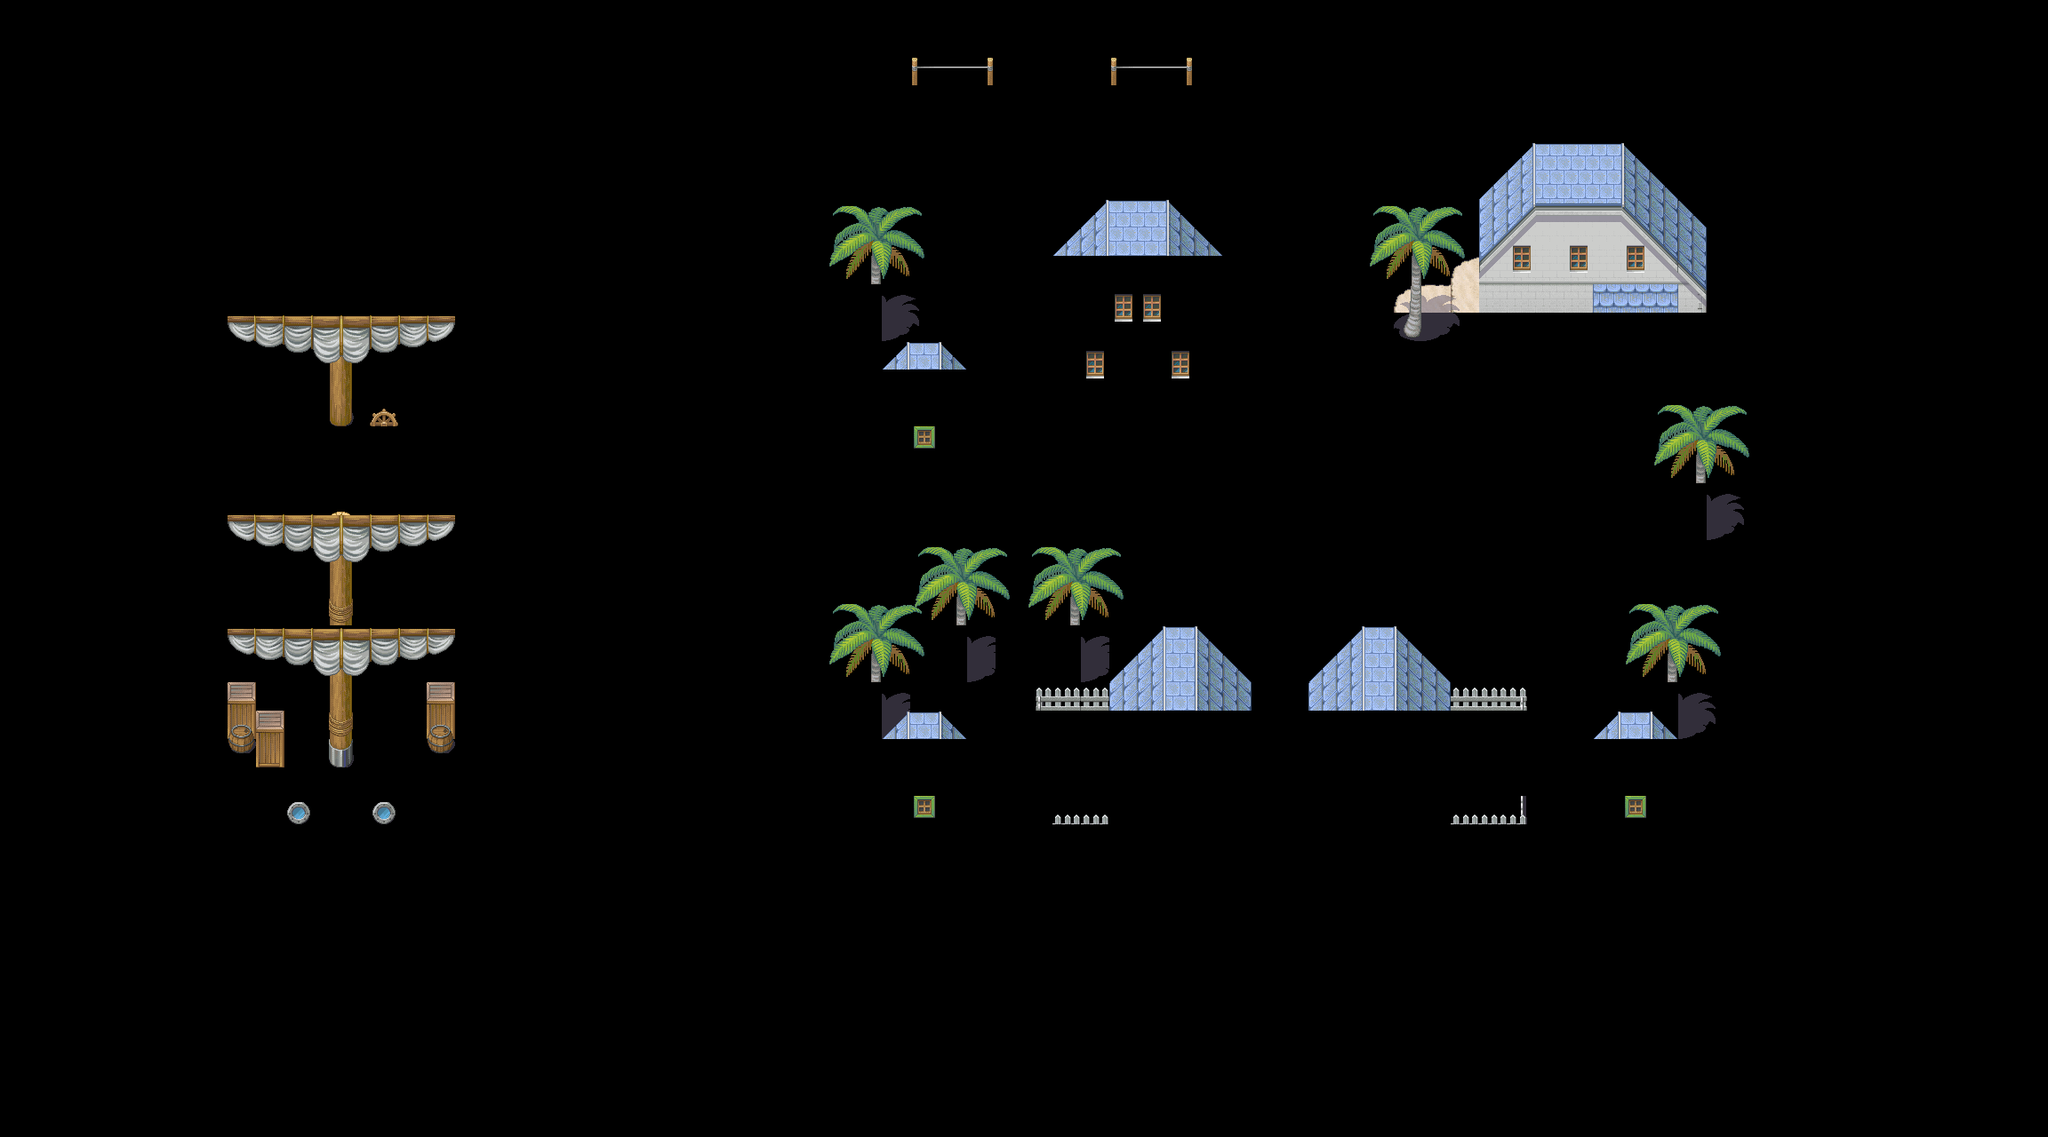

A level layout from a 2D game, rendered from its tile map. Below: a short description, then the map file with tile-grid data replaced by summaries:
An orthogonal 72x40 tile map with 32x32 px tiles, 4 tile layers (Over, Over Ship, Over, Over), 12 hidden layers not drawn, 10 tilesets.

<map version="1.0" orientation="orthogonal" renderorder="right-down" width="72" height="40" tilewidth="32" tileheight="32">
 <tileset firstgid="1" name="009-G2_Water01" tilewidth="32" tileheight="32">
  <image source="../tilesets/009-G2_Water01.png" width="384" height="128" />
 </tileset>
 <tileset firstgid="49" name="011-PortTown01" tilewidth="32" tileheight="32">
  <image source="../tilesets/011-PortTown01.png" width="256" height="1024" />
 </tileset>
 <tileset firstgid="305" name="170-Door01" tilewidth="32" tileheight="32">
  <image source="../tilesets/170-Door01.png" width="128" height="256" />
 </tileset>
 <tileset firstgid="337" name="171-Door02" tilewidth="32" tileheight="32">
  <image source="../tilesets/171-Door02.png" width="384" height="256" />
 </tileset>
 <tileset firstgid="433" name="006-Desert01" tilewidth="32" tileheight="32">
  <image source="../tilesets/006-Desert01.png" width="256" height="608" />
 </tileset>
 <tileset firstgid="585" name="003-Forest01" tilewidth="32" tileheight="32">
  <image source="../tilesets/003-Forest01.png" width="256" height="608" />
 </tileset>
 <tileset firstgid="737" name="030-Ship01" tilewidth="32" tileheight="32">
  <image source="../tilesets/030-Ship01.png" width="256" height="1184" />
 </tileset>
 <tileset firstgid="1033" name="013-PostTown01" tilewidth="32" tileheight="32">
  <image source="../tilesets/013-PostTown01.png" width="256" height="960" />
 </tileset>
 <tileset firstgid="1273" name="004-Mountain01" tilewidth="32" tileheight="32">
  <image source="../tilesets/004-Mountain01.png" width="256" height="896" />
 </tileset>
 <tileset firstgid="1497" name="025-Castle01" tilewidth="32" tileheight="32">
  <image source="../tilesets/025-Castle01.png" width="256" height="896" />
 </tileset>
 <layer name="Water" width="72" height="40" visible="0">
  <data>[2880 cells, 2880 non-empty, 3 distinct tile ids]</data>
 </layer>
 <layer name="Ground" width="72" height="40" visible="0">
  <data>[2880 cells, 1426 non-empty, 5 distinct tile ids]</data>
 </layer>
 <layer name="Collision" width="72" height="40" visible="0">
  <data>[2880 cells, 207 non-empty, 17 distinct tile ids]</data>
 </layer>
 <layer name="Ground" width="72" height="40" visible="0">
  <data>[2880 cells, 158 non-empty, 12 distinct tile ids]</data>
 </layer>
 <layer name="Ground" width="72" height="40" visible="0">
  <data>[2880 cells, 372 non-empty, 11 distinct tile ids]</data>
 </layer>
 <layer name="Collision" width="72" height="40" visible="0">
  <data>[2880 cells, 417 non-empty, 69 distinct tile ids]</data>
 </layer>
 <layer name="Ground" width="72" height="40" visible="0">
  <data>[2880 cells, 138 non-empty, 40 distinct tile ids]</data>
 </layer>
 <layer name="Over" width="72" height="40">
  <data>[2880 cells, 61 non-empty, 33 distinct tile ids]</data>
 </layer>
 <layer name="Ground" width="72" height="40" visible="0">
  <data>[2880 cells, 9 non-empty, 8 distinct tile ids]</data>
 </layer>
 <layer name="Collision" width="72" height="40" visible="0">
  <data>[2880 cells, 109 non-empty, 36 distinct tile ids]</data>
 </layer>
 <layer name="Collision" width="72" height="40" visible="0">
  <data>[2880 cells, 118 non-empty, 70 distinct tile ids]</data>
 </layer>
 <layer name="Over Ship" width="72" height="40">
  <data>[2880 cells, 30 non-empty, 14 distinct tile ids]</data>
 </layer>
 <layer name="Over" width="72" height="40">
  <data>[2880 cells, 160 non-empty, 50 distinct tile ids]</data>
 </layer>
 <layer name="Collision" width="72" height="40" visible="0">
  <data>[2880 cells, 17 non-empty, 9 distinct tile ids]</data>
 </layer>
 <layer name="Over" width="72" height="40">
  <data>[2880 cells, 93 non-empty, 38 distinct tile ids]</data>
 </layer>
 <layer name="Over" width="72" height="40" visible="0">
  <data>[2880 cells, 168 non-empty, 54 distinct tile ids]</data>
 </layer>
</map>
